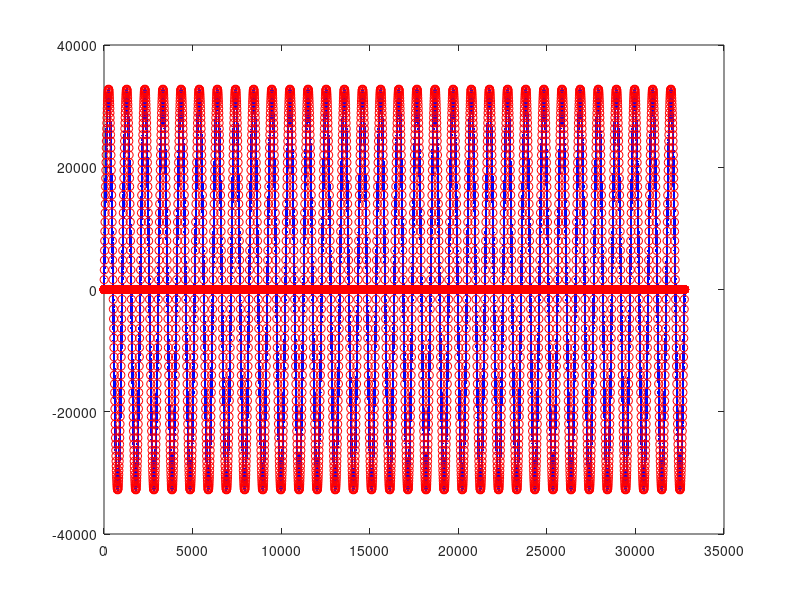

Write MATLAB code to recreate this figure.
clear;

Nsim = 2^12; % input samples in simulation.
I = 8; % interpolation factor (power of two)

Nfade = 128; % fade period in samples.
Ffade = 1/Nfade;

B = 16;  % number of bits in data word.
A = (2^(B-1))-1;

s0 = round(A*sin(2*pi*Ffade*(0:Nsim-1+1)));

%plot(s0, 'r*-');

s1 = zeros(1, I*length(s0));

for i=1:Nsim
    for j=0:I-1
        % here we compute the interpolated value.
        s1(1+i*I+j) = s0(i) + round((s0(i+1) - s0(i))*j/I);
    end
end
s1=s1(I+1:length(s1));

s0_up = upsample(s0,I);

plot(s1,'b.-'); hold on; plot(s0_up,'ro'); hold off;
%plot(fftshift(20*log10(1e-10+abs(fft(s1)))));

